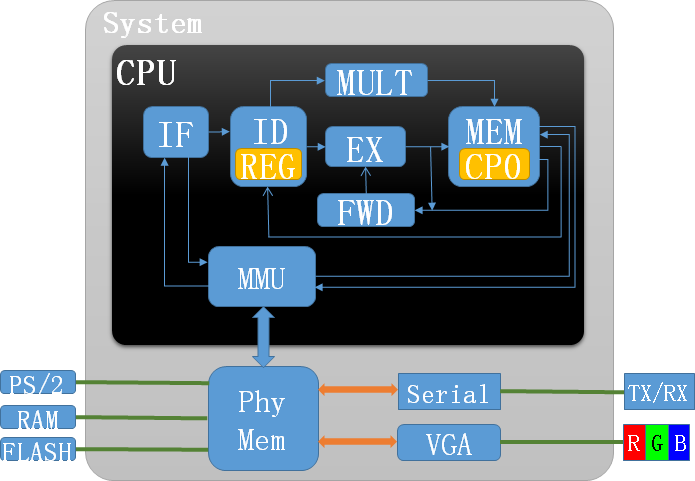
#> input picture old_report/armcpu/cpuarch.png, 695 x 481 px
$ python convert_pic.py ../old_report/armcpu/cpuarch.png ../old_report/armcpu/led.png   (Python 2 division)
#> lines starting #> are read from the running program, lines starting #| are printed output that depends on the picture
#!/usr/bin/env python2
import numpy as np
from matplotlib import pylab as pl
import sys
import struct

if len(sys.argv) != 3:
    print "Usage : convert_pic.py img output"
    exit()


file=sys.argv[1]

pic = pl.imread(file)
#> pic is the input picture: shape (481, 695, 4) float32; mean R, G, B, A 0.531, 0.568, 0.593, 1
pic = pic*1.0 / pic.max()
size = [3,3,2]
p = []
dd = np.zeros(pic.shape[:-1]).astype(np.int8)
for i in range(3):
    p.append(np.minimum((pic[:,:,i]*(1<<size[i])).astype(np.int32), (1<<size[i])-1))
    dd = (dd << size[i]) | p[i]
#> this loop made 3 passes
#> pass 1, `dd = (dd << size[i]) | p[i]`:
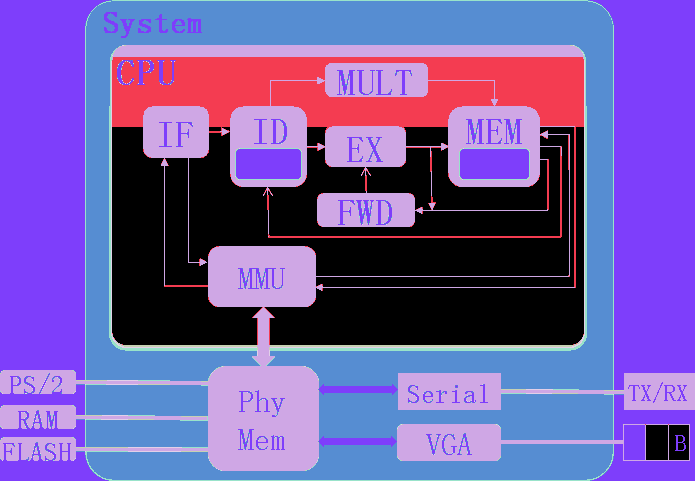
#> dd: shape (481, 695) int32; 8 distinct labels, from 0 to 7; one colour per label, 0 black
#> pass 2, `dd = (dd << size[i]) | p[i]`:
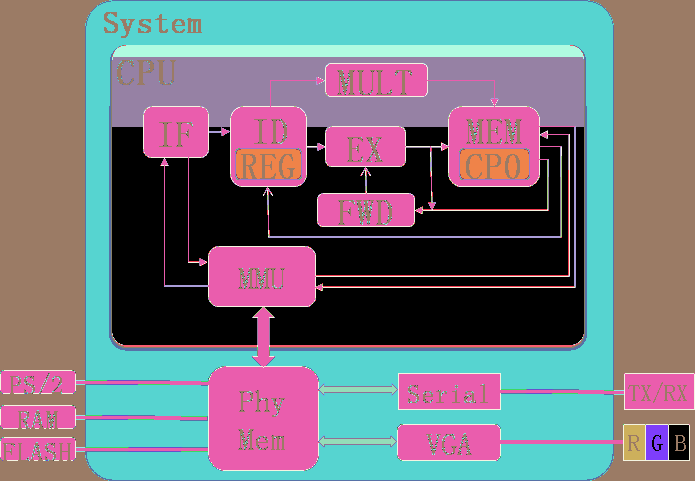
#> dd: shape (481, 695) int32; 29 distinct labels, from 0 to 63; one colour per label, 0 black
#> pass 3, `dd = (dd << size[i]) | p[i]`:
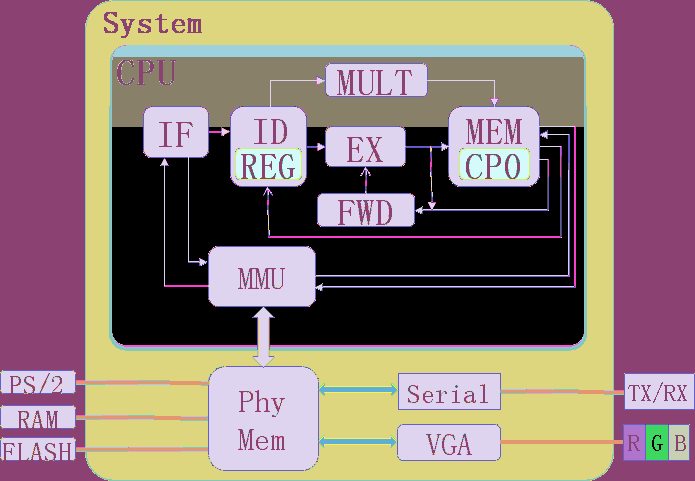
#> dd: shape (481, 695) int32; 53 distinct labels, from 0 to 255; one colour per label, 0 black
#> after the loop, p = 3 items

data = struct.pack('>I', pic.shape[0])+struct.pack('>I', pic.shape[1])
for val in dd.flat:
    data += struct.pack('>B', val)

print "dump size:", len(data)
#| dump size: 334303
#> (the run stopped early here; a loop or call above may not have finished)
